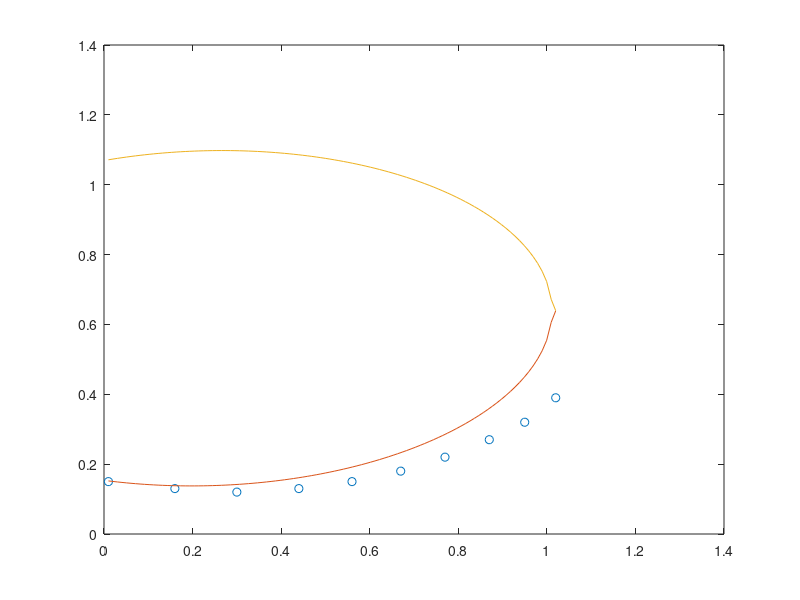

The MATLAB script that drew this image:
% script OrbitaPianeta
% detrmina l'orbita di un pianeta a partire da misure di punti dell'orbita
%usa i minimi quadrati
x=[ 1.02 0.95 0.87 0.77 0.67 0.56 0.44 0.30 0.16 0.01]';
y=[0.39 0.32 0.27 0.22 0.18 0.15 0.13 0.12 0.13 0.15]';
B=[y.^2 x.*y x y ones(size(x))];
v=x.^2;
coef=B\v;
xx=linspace(min(x),max(x),100);
a=coef(1); b=coef(2); c=coef(3); d=coef(4); e=coef(5);
yy=(-(b*xx+d)+sqrt((b*xx-d).^2-4*(a*(c*xx+e-xx.^2))))/(2*a);
yyy=(-(b*xx+d)-sqrt((b*xx-d).^2-4*(a*(c*xx+e-xx.^2))))/(2*a);
plot(x,y,'o',xx,yy,xx,yyy)